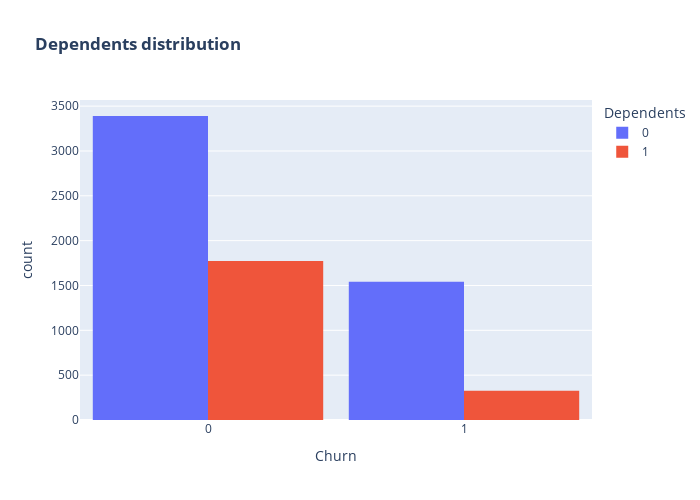

The notebook cell this image was saved under:
### Markdown cell above
Customers who do not have dependents show a higher tendency to churn.

### Code cell
fig = px.histogram(df, x="Churn", color="Dependents", barmode="group", title="<b>Dependents distribution</b>")
fig.update_layout(width=700, height=500, bargap=0.1)
fig.show()

### Figure 1 — Plotly figure (JSON) as saved in the notebook; plotly's stock layout.template omitted (floating-point values rounded to 4 significant figures; data arrays with more than 128 entries replaced by an {"elided": "..."} marker saying what was removed)
{"data": [{"alignmentgroup": "True", "bingroup": "x", "hovertemplate": "Dependents=0<br>Churn=%{x}<br>count=%{y}<extra></extra>", "legendgroup": "0", "marker": {"color": "#636efa", "pattern": {"shape": ""}}, "name": "0", "offsetgroup": "0", "orientation": "v", "showlegend": true, "type": "histogram", "x": {"elided": "4933 int values"}, "xaxis": "x", "yaxis": "y"}, {"alignmentgroup": "True", "bingroup": "x", "hovertemplate": "Dependents=1<br>Churn=%{x}<br>count=%{y}<extra></extra>", "legendgroup": "1", "marker": {"color": "#EF553B", "pattern": {"shape": ""}}, "name": "1", "offsetgroup": "1", "orientation": "v", "showlegend": true, "type": "histogram", "x": {"elided": "2099 int values"}, "xaxis": "x", "yaxis": "y"}], "layout": {"bargap": 0.1, "barmode": "group", "height": 500, "legend": {"title": {"text": "Dependents"}, "tracegroupgap": 0}, "title": {"text": "<b>Dependents distribution</b>"}, "width": 700, "xaxis": {"anchor": "y", "domain": [0, 1], "title": {"text": "Churn"}}, "yaxis": {"anchor": "x", "domain": [0, 1], "title": {"text": "count"}}}}
